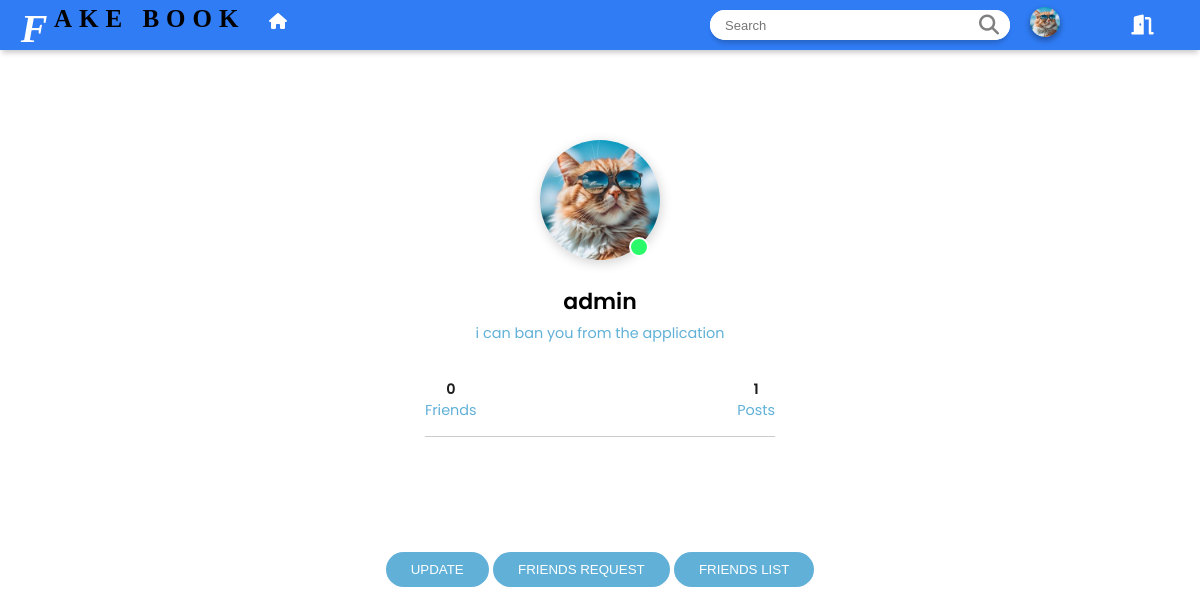
The page /profile/admin (signed in) on the database as committed earlier.
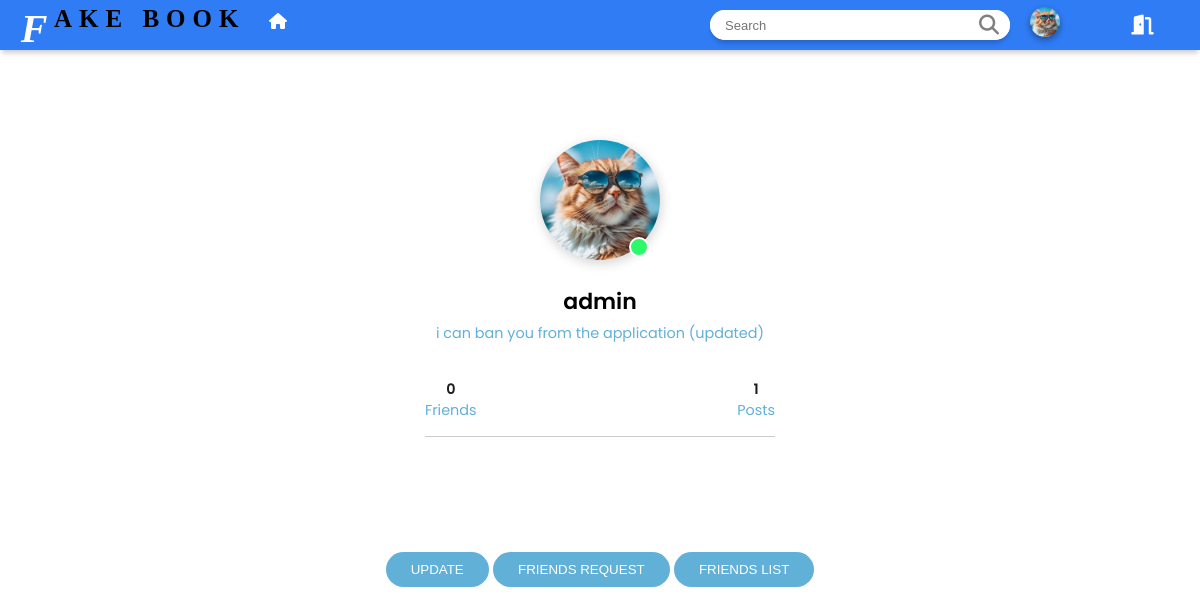
The same page on the database as committed later.
### users/models.py (models this page shows, shortened)
class Profile(models.Model):
    user = models.OneToOneField(User , on_delete=models.CASCADE , related_name='profile')
    about = models.CharField(max_length=850 , null=True , blank=True)
    picture = models.ImageField(upload_to='profile-pictures' , default ='profile-pictures/default.jpg')
    friends = models.ManyToManyField(User , related_name="friends" , blank=True)

### users/views.py (the view)
# urls.py: path('profile/<str:username>' , views.profile , name='u-profile'),
@login_required
def profile(request , username):
    user = User.objects.get(username=username)
    profile = Profile.objects.get(user=user)
    is_friend = profile.friends.contains(request.user)
    context = {'profile':profile , 'is_friend':is_friend}
    return render(request , 'users/profile.html' , context)

### users/templates/users/profile.html (shortened to what this page needs)
{% load static %}
<!DOCTYPE html>
<html lang="en">
  <head>
    <link
      rel="stylesheet"
      href="https://cdnjs.cloudflare.com/ajax/libs/font-awesome/6.1.1/css/all.min.css"
    />
    <link rel="stylesheet" href="{% static 'styles/users/profile.css' %}" />
  </head>
  <body>
    <div style="height: 50px;" class="navbar">
      <ul class="nav1">
          <li>
              <div class="logo">
                  <div class="f"><i>f</i></div>
                  <span style="margin-right: 10px;" class="book">ake book</span>
                  <a href="{% url 'blog:b-home' %}"><button class="btn notf"><i class="fa-solid fa-house"></i> </button></a>
              </div>
          </li>
          <div class="links">
          <li id="search">
              <form  action="{% url 'blog:b-search' %}" method="get" style="display: flex;">
                  <div style="background-color: white;display: flex;border-radius: 30px;width: 300px;">
                  <input id="input-s" type="search" name="query" placeholder="Search">
                  <button id="srch-btn" type="submit" value="Search"><i style="color: gray;" class="fa-solid fa-magnifying-glass fa-lg"></i></button>
                  </div>
              </form>
          </li>
          <li>
            <a href="{% url 'user:u-profile' user.username %}"><img class="img-pro" src="{{user.profile.picture.url}}"></button></a>
          </li>
           <li>
            <a href="{% url 'user:u-logout' %}"><button class=" btn logout"><i class="fa-solid fa-door-open fa-lg"></i></button></a>
          </li>
          </div>
      </ul>
  </div>
    <div class="header__wrapper" style="margin-top:150px">
      <div class="cols__container">
        <div class="left__col">
          <div class="img__container">
            <img src="{{profile.picture.url}}" alt="pfp" />
            <span></span>
          </div>
          <h2>{{profile.user.username}}</h2>
          <p>{{profile.about|linebreaksbr}}</p>
          <ul class="about">
            <li><span>{{profile.user.friends.count}}</span>Friends</li>
            <li><span>{{profile.user.posts.count}}</span>Posts</li>
          </ul>
          <div class="content">
            <ul>
              <li><i class="fab fa-twitter"></i></li>
              <i class="fab fa-instagram"></i>
              <i class="fab fa-snapchat"></i>
            </ul>
          </div>
        </div>
        <div class="right__col">
          <nav>
            <div class="button">
            {% if profile.user == user %}
            <a href="{% url 'user:u-update-profile' profile.user.id %}" class="update"><button>UPDATE</button></a>
            <a href="{% url 'user:u-friend-requests-list' profile.user.username %}" class="friend_request"><button>FRIENDS REQUEST</button></a>
            {% else %}
                {% if is_friend %}
                <a href="{% url 'user:u-remove-friend' profile.user.id %}" class="follow"><button>Remove friend</button></a>
                {% else %}
                <a href="{% url 'user:u-send-friend-request' profile.user.id %}" class="follow"><button>Send friend request</button></a>
                {% endif %}
            {% endif %}
            <a href="{% url 'user:u-friends-list' profile.user.username %}" class="friends_list"> <button>FRIENDS LIST</button> </a>
            </div>
          </nav>
        </div>
      </div>
    </div>
  </body>
</html>

Rows that differ between the two databases and show on the page:
changed Profile "admin": about "i can ban you from the application" → "i can ban you from the application (updated)"
